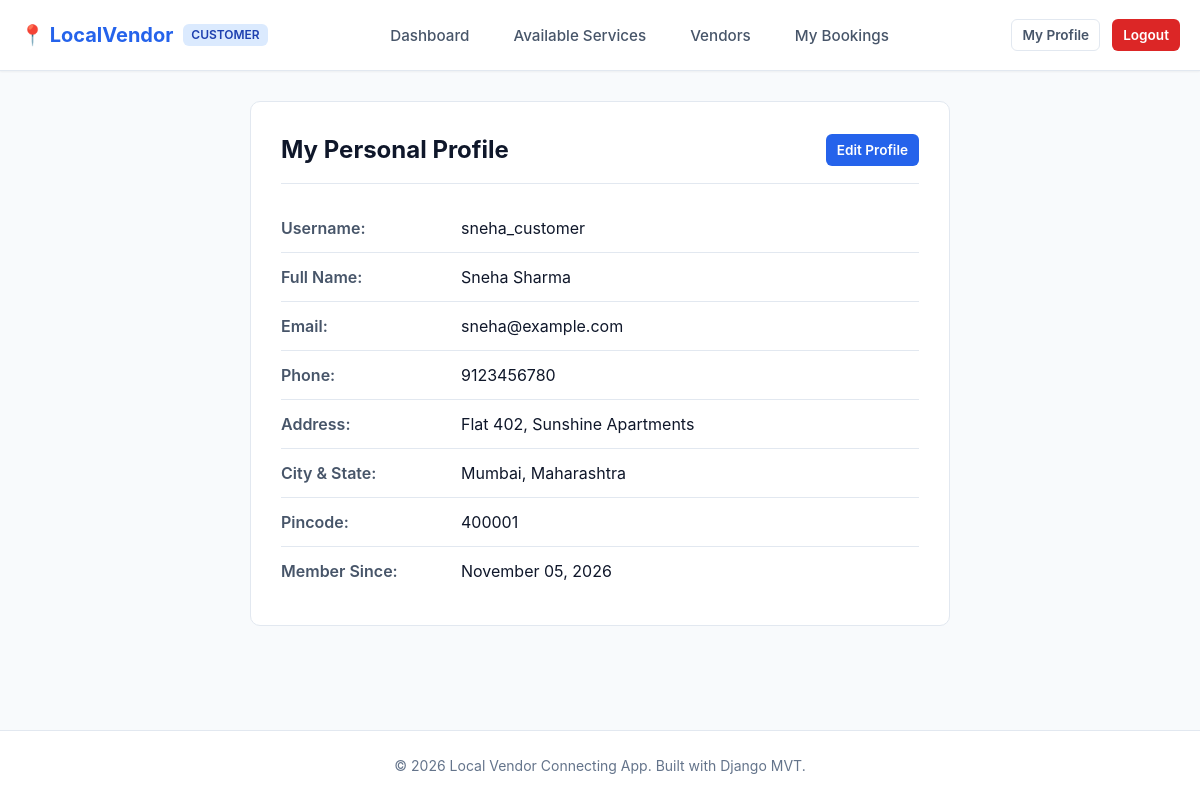
The app's page /customer/profile/ (signed in) with its own data.
### accounts/models.py (models this page shows, shortened)
class User(AbstractUser):
    CUSTOMER = 'customer'
    VENDOR = 'vendor'
    ADMIN = 'admin'
    USER_TYPE_CHOICES = [
        (CUSTOMER, 'Customer'),
        (VENDOR, 'Vendor'),
        (ADMIN, 'Admin'),
    ]
    user_type = models.CharField(
        max_length=10,
        choices=USER_TYPE_CHOICES,
        default=CUSTOMER,
    )

class CustomerProfile(models.Model):
    user = models.OneToOneField(User, on_delete=models.CASCADE, related_name='customer_profile')
    phone = models.CharField(max_length=15, blank=True)
    address = models.TextField(blank=True)
    city = models.CharField(max_length=100, blank=True)
    state = models.CharField(max_length=100, blank=True)
    pincode = models.CharField(max_length=10, blank=True)
    profile_picture = models.ImageField(upload_to=profile_picture_upload_path, blank=True, null=True)
    is_active_customer = models.BooleanField(default=True)
    created_at = models.DateTimeField(auto_now_add=True)
    updated_at = models.DateTimeField(auto_now=True)

### customer/views.py (the view)
# urls.py: path('profile/', views.customer_profile, name='profile'),
@customer_required
def customer_profile(request):
    profile = request.user.customer_profile
    context = {
        'profile': profile,
    }
    return render(request, 'customer/profile.html', context)

### templates/customer/profile.html (shortened to what this page needs)
{% extends 'customer/customer_base.html' %}
{% block content %}
<div class="profile-card">
    <div style="display: flex; justify-content: space-between; align-items: center; border-bottom: 1px solid var(--border); padding-bottom: 15px; margin-bottom: 20px;">
        <h2>My Personal Profile</h2>
        <a href="{% url 'customer:edit_profile' %}" class="btn btn-primary btn-sm">Edit Profile</a>
    </div>
    <div class="profile-field">
        <span class="field-name">Username:</span>
        <span class="field-value">{{ user.username }}</span>
    </div>
    <div class="profile-field">
        <span class="field-name">Full Name:</span>
        <span class="field-value">{{ user.get_full_name|default:"Not specified" }}</span>
    </div>
    <div class="profile-field">
        <span class="field-name">Email:</span>
        <span class="field-value">{{ user.email }}</span>
    </div>
    <div class="profile-field">
        <span class="field-name">Phone:</span>
        <span class="field-value">{{ profile.phone|default:"Not provided" }}</span>
    </div>
    <div class="profile-field">
        <span class="field-name">Address:</span>
        <span class="field-value">{{ profile.address|default:"Not provided" }}</span>
    </div>
    <div class="profile-field">
        <span class="field-name">City & State:</span>
        <span class="field-value">{{ profile.city }}, {{ profile.state }}</span>
    </div>
    <div class="profile-field">
        <span class="field-name">Pincode:</span>
        <span class="field-value">{{ profile.pincode }}</span>
    </div>
    <div class="profile-field">
        <span class="field-name">Member Since:</span>
        <span class="field-value">{{ profile.created_at|date:"F d, Y" }}</span>
    </div>
</div>
{% endblock %}

### static/css/base.css (style rules this page uses)
:root { --primary: #2563eb; --primary-hover: #1d4ed8; --primary-light: #eff6ff; --secondary: #475569; --success: #16a34a; --warning: #d97706; --danger: #dc2626; --bg-main: #f8fafc; --surface: #ffffff; --text-main: #0f172a; --text-muted: #64748b; --border: #e2e8f0; --border-focus: #93c5fd; --radius-sm: 6px; --radius-md: 10px; --radius-lg: 16px; --shadow-sm: 0 1px 2px 0 rgba(0, 0, 0, 0.05); --shadow-md: 0 4px 6px -1px rgba(0, 0, 0, 0.1), 0 2px 4px -2px rgba(0, 0, 0, 0.05); --shadow-lg: 0 10px 15px -3px rgba(0, 0, 0, 0.1), 0 4px 6px -4px rgba(0, 0, 0, 0.05); --font: -apple-system, BlinkMacSystemFont, "Segoe UI", Roboto, "Helvetica Neue", Arial, sans-serif; }
* { box-sizing: border-box; margin: 0; padding: 0; }
body { font-family: var(--font); background-color: var(--bg-main); color: var(--text-main); line-height: 1.5; min-height: 100vh; display: flex; flex-direction: column; }
a { color: var(--primary); text-decoration: none; transition: color 0.15s ease-in-out; }
.btn { display: inline-flex; align-items: center; justify-content: center; padding: 8px 16px; font-size: 0.925rem; font-weight: 600; border-radius: var(--radius-sm); border: 1px solid transparent; cursor: pointer; transition: all 0.15s ease-in-out; text-decoration: none; }
.btn-primary { background-color: var(--primary); color: #ffffff; }
.btn-sm { padding: 5px 10px; font-size: 0.85rem; }

### static/css/customer.css (style rules this page uses)
.profile-card { background: var(--surface); border: 1px solid var(--border); border-radius: var(--radius-md); padding: 30px; max-width: 700px; margin: 0 auto; }
.profile-field { display: flex; padding: 12px 0; border-bottom: 1px solid var(--border); }
.profile-field:last-child { border-bottom: none; }
.field-name { width: 180px; font-weight: 600; color: var(--secondary); }
.field-value { flex: 1; color: var(--text-main); }

### records on screen
User: username "sneha_customer", get_full_name "Sneha Sharma", email "sneha@example.com"
CustomerProfile: phone "9123456780", address "Flat 402, Sunshine Apartments", city "Mumbai", state "Maharashtra", pincode "400001", created_at "November 05, 2026"
